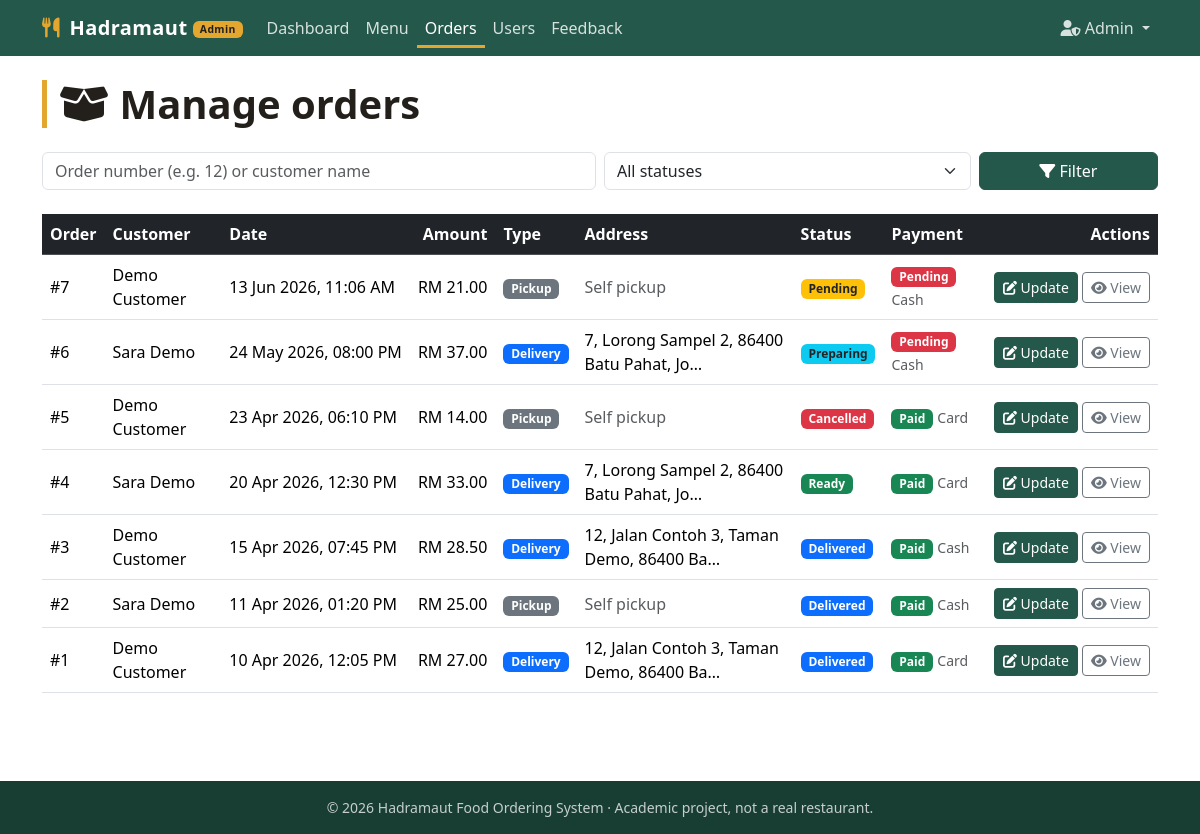
The page /manage_orders.php (signed in) on the database its author committed.
### tables this page shows
CREATE TABLE orders (
    id                INT UNSIGNED NOT NULL AUTO_INCREMENT,
    user_id           INT UNSIGNED NOT NULL,
    total_amount      DECIMAL(10,2) NOT NULL COMMENT 'items + delivery_fee',
    delivery_fee      DECIMAL(10,2) NOT NULL DEFAULT 0.00,
    delivery_type     ENUM('Delivery','Pickup') NOT NULL DEFAULT 'Delivery',
    delivery_address  TEXT NOT NULL,
    payment_method    ENUM('Cash','Card') NOT NULL,
    payment_status    ENUM('Pending','Paid') NOT NULL DEFAULT 'Pending',
    order_status      ENUM('Pending','Preparing','Ready','Delivered','Cancelled') NOT NULL DEFAULT 'Pending',
    order_date        TIMESTAMP NOT NULL DEFAULT CURRENT_TIMESTAMP,
    PRIMARY KEY (id),
    KEY idx_orders_user (user_id),
    KEY idx_orders_status (order_status),
    CONSTRAINT fk_orders_user FOREIGN KEY (user_id) REFERENCES users (id) ON DELETE CASCADE
);

CREATE TABLE users (
    id            INT UNSIGNED NOT NULL AUTO_INCREMENT,
    name          VARCHAR(100) NOT NULL,
    email         VARCHAR(150) NOT NULL,
    phone_number  VARCHAR(30)  DEFAULT NULL,
    address       TEXT         DEFAULT NULL,
    password      VARCHAR(255) NOT NULL COMMENT 'password_hash() output, never plain text',
    user_type     ENUM('user','admin') NOT NULL DEFAULT 'user',
    created_at    TIMESTAMP NOT NULL DEFAULT CURRENT_TIMESTAMP,
    PRIMARY KEY (id),
    UNIQUE KEY uq_users_email (email)
);

### lib.php (called while the page is built, shortened)
<?php
function e($value): string
{
    return htmlspecialchars((string) ($value ?? ''), ENT_QUOTES, 'UTF-8');
}
function status_badge_class(string $status): string
{
    switch ($status) {
        case 'Pending':   return 'bg-warning text-dark';
        case 'Preparing': return 'bg-info text-dark';
        case 'Ready':     return 'bg-success';
        case 'Delivered': return 'bg-primary';
        case 'Cancelled': return 'bg-danger';
    }
}
function payment_badge_class(string $status): string
{
    return $status === 'Paid' ? 'bg-success' : 'bg-danger';
}
function truncate(string $text, int $length): string
{
    return mb_strlen($text) > $length ? mb_substr($text, 0, $length) . '…' : $text;
}

### functions.php (called while the page is built, shortened)
<?php
require_once __DIR__ . '/lib.php';
function money($amount): string
{
    return CURRENCY . ' ' . number_format((float) $amount, 2);
}
function fmt_datetime(string $ts): string
{
    return date('d M Y, h:i A', strtotime($ts));
}

### manage_orders.php (the view, shortened to what this page needs)
<?php
require_once __DIR__ . '/../../src/functions.php';
$q      = trim($_GET['q'] ?? '');
$sql = 'SELECT o.id, u.name AS user_name, o.order_date, o.total_amount, o.delivery_address,
               o.order_status, o.payment_method, o.payment_status, o.delivery_type
        FROM orders o JOIN users u ON u.id = o.user_id WHERE 1=1';
$sql .= ' ORDER BY o.order_date DESC, o.id DESC';
$stmt = $conn->prepare($sql);
$stmt->execute();
$orders = $stmt->get_result()->fetch_all(MYSQLI_ASSOC);
include __DIR__ . '/../../src/header.php';
?>
<h1 class="section-title mb-4"><i class="fas fa-box-open"></i> Manage orders</h1>
<form method="GET" class="row g-2 mb-4" role="search">
    <div class="col-md-6">
        <input type="search" id="q" name="q" class="form-control" placeholder="Order number (e.g. 12) or customer name" value="<?= e($q) ?>">
    </div>
    <div class="col-md-4">
        <select id="status" name="status" class="form-select">
            <option value="">All statuses</option>
        </select>
    </div>
    <div class="col-md-2 d-grid"><button class="btn btn-palm" type="submit"><i class="fas fa-filter"></i> Filter</button></div>
</form>
<div class="table-responsive">
    <table class="table table-hover align-middle">
        <thead class="table-dark">
            <tr><th>Order</th><th>Customer</th><th>Date</th><th class="text-end">Amount</th><th>Type</th><th>Address</th><th>Status</th><th>Payment</th><th class="text-end">Actions</th></tr>
        </thead>
        <tbody>
        <?php foreach ($orders as $o): ?>
            <tr>
                <td>#<?= (int) $o['id'] ?></td>
                <td><?= e($o['user_name']) ?></td>
                <td class="text-nowrap"><?= e(fmt_datetime($o['order_date'])) ?></td>
                <td class="text-end text-nowrap"><?= money($o['total_amount']) ?></td>
                <td><span class="badge <?= $o['delivery_type'] === 'Delivery' ? 'bg-primary' : 'bg-secondary' ?>"><?= e($o['delivery_type']) ?></span></td>
                <td><?= $o['delivery_type'] === 'Pickup' ? '<span class="text-muted">Self pickup</span>' : e(truncate($o['delivery_address'], 40)) ?></td>
                <td><span class="badge <?= status_badge_class($o['order_status']) ?>"><?= e($o['order_status']) ?></span></td>
                <td><span class="badge <?= payment_badge_class($o['payment_status']) ?>"><?= e($o['payment_status']) ?></span> <small class="text-muted"><?= e($o['payment_method']) ?></small></td>
                <td class="text-end text-nowrap">
                    <button type="button" class="btn btn-sm btn-palm" data-bs-toggle="modal" data-bs-target="#updateStatusModal"
                            data-order-id="<?= (int) $o['id'] ?>" data-current-status="<?= e($o['order_status']) ?>" data-payment-status="<?= e($o['payment_status']) ?>">
                        <i class="fas fa-edit"></i> Update
                    </button>
                    <a href="view_order_details.php?order_id=<?= (int) $o['id'] ?>" class="btn btn-sm btn-outline-secondary"><i class="fas fa-eye"></i> View</a>
                </td>
            </tr>
        <?php endforeach; ?>
        </tbody>
    </table>
</div>
<?php include __DIR__ . '/../../src/footer.php'; ?>

### style.css (style rules this page uses)
:root { --palm: #24584a; --palm-dark: #183e34; --saffron: #e3a72f; --saffron-dark: #c48a17; --mudbrick: #8a5a3b; --sand: #f4ede2; --ink: #23201c; }
body { font-family: system-ui, -apple-system, "Segoe UI", Roboto, "Helvetica Neue", Arial, sans-serif; color: var(--ink); background: #fff; }
a { color: var(--palm); }
.btn-palm { background: var(--palm); border-color: var(--palm); color: #fff; }
.section-title { font-weight: 700; border-left: 5px solid var(--saffron); padding-left: .75rem; }

### rows shown on the page
orders: id "7", user.name "Demo Customer", order_date "13 Jun 2026, 11:06 AM", total_amount "RM 21.00", delivery_type "Pickup", shows "Self pickup", order_status "Pending", payment_status "Pending", payment_method "Cash"
orders: id "6", user.name "Sara Demo", order_date "24 May 2026, 08:00 PM", total_amount "RM 37.00", delivery_type "Delivery", delivery_address "7, Lorong Sampel 2, 86400 Batu Pahat, Jo…", order_status "Preparing", payment_status "Pending", payment_method "Cash"
orders: id "5", user.name "Demo Customer", order_date "23 Apr 2026, 06:10 PM", total_amount "RM 14.00", delivery_type "Pickup", shows "Self pickup", order_status "Cancelled", payment_status "Paid", payment_method "Card"
orders: id "4", user.name "Sara Demo", order_date "20 Apr 2026, 12:30 PM", total_amount "RM 33.00", delivery_type "Delivery", delivery_address "7, Lorong Sampel 2, 86400 Batu Pahat, Jo…", order_status "Ready", payment_status "Paid", payment_method "Card"
orders: id "3", user.name "Demo Customer", order_date "15 Apr 2026, 07:45 PM", total_amount "RM 28.50", delivery_type "Delivery", delivery_address "12, Jalan Contoh 3, Taman Demo, 86400 Ba…", order_status "Delivered", payment_status "Paid", payment_method "Cash"
orders: id "2", user.name "Sara Demo", order_date "11 Apr 2026, 01:20 PM", total_amount "RM 25.00", delivery_type "Pickup", shows "Self pickup", order_status "Delivered", payment_status "Paid", payment_method "Cash"
orders: id "1", user.name "Demo Customer", order_date "10 Apr 2026, 12:05 PM", total_amount "RM 27.00", delivery_type "Delivery", delivery_address "12, Jalan Contoh 3, Taman Demo, 86400 Ba…", order_status "Delivered", payment_status "Paid", payment_method "Card"

### other values the page prints
$label "Dashboard"
$label "Menu"
$label "Orders"
$label "Users"
$label "Feedback"
$_SESSION['user_name'] "Admin"
APP_NAME "Hadramaut Food Ordering System"
